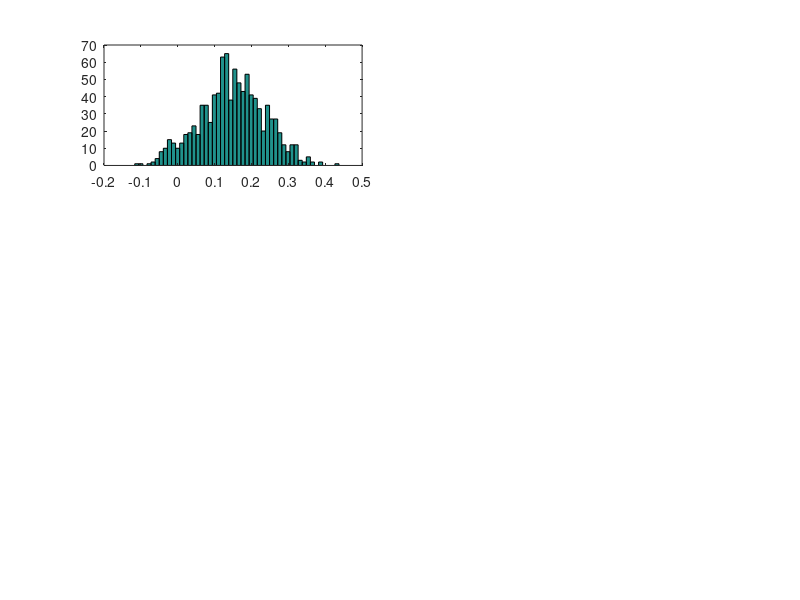

MATLAB code to generate this figure: (Note: this script raises an error after producing the figure.)
%% DGP 
clc
clear
rng(37073);

Tob     = 200; % total observation
mu      = 0.3;
phi     = 0.9;
sigma2  = 1.2;

y = zeros(Tob,1);
for t = 2:Tob
    y(t) = mu + phi * y(t-1) + sqrt(sigma2)*randn(1);
end

%plot(y);
%% Gibbs sampling
% model representation
X   = [ones(Tob-1, 1), y(1:Tob-1)];
Y   = y(2:Tob);
T   = Tob - 1;

iter    = 30000;
burn    = iter - 1000;

% prior for beta = [mu; phi]: N(beta0, beta_s0)
beta0   = zeros(2,1);
beta_s0 = eye(2);

% prior for sigma2: IG(0.5v0, 0.5delta0) 
v0      = 1;
delta0  = 0.1;

% starting values
b0      = inv(X'*X)*X'*Y;
Sigma2  = (Y - X*b0)'*(Y - X*b0)/(T - 2);

% memory reservation
Betas   = zeros(1000, 2);
Sigma2s = zeros(1000, 1);

for i = 1:iter
    % 1. beta|sigma2 
    beta1   = inv(inv(beta_s0) + (1/Sigma2) * X'*X) * (inv(beta_s0) * beta0 + (1/Sigma2) * X'*Y);
    beta_s1 = inv(inv(beta_s0) + (1/Sigma2) * X'*X);
    
    % draw under stationarity-restriction
    foo     = 0;
    while foo == 0
        Beta    = beta1 + chol(beta_s1)'*randn(2,1);
        if abs(Beta(2)) < 1
            foo = 1;
        end
    end
    
    % 2. sigma2|beta
    v1      = v0 + T;
    delta1  = delta0 + (Y - X*Beta)'*(Y - X*Beta);
    
    % draw
    faa     = randn(v1, 1);
    Sigma2  = delta1 / (faa' * faa);
    
    % store the results
    if i > burn
        Betas(i-burn,:)   = Beta';
        Sigma2s(i-burn,:) = Sigma2;
    end
    
end

%% print and plot
[mu phi]
median(Betas)
prctile(Betas, [5, 95])

sigma2
median(Sigma2s)
prctile(Sigma2s, [5, 95])


subplot(3,2,1);
hist(Betas(:,1), 50);
title("intercept (true: " + mu + " )");
subplot(3,2,2);
plot(Betas(:,1));
xlabel("Iter");
title("intercept (true: " + mu + " )");
subplot(3,2,3);
hist(Betas(:,2), 50);
title("AR coeff (true: " + phi + " )");
subplot(3,2,4);
plot(Betas(:,2));
xlabel("Iter");
title("AR coeff (true: " + phi + " )");
subplot(3,2,5);
hist(Sigma2s, 50);
title("Fehlervarianz (true: " + sigma2 + " )");
subplot(3,2,6);
plot(Sigma2s);
xlabel("Iter");
title("Fehlervarianz (true: " + sigma2 + " )");


